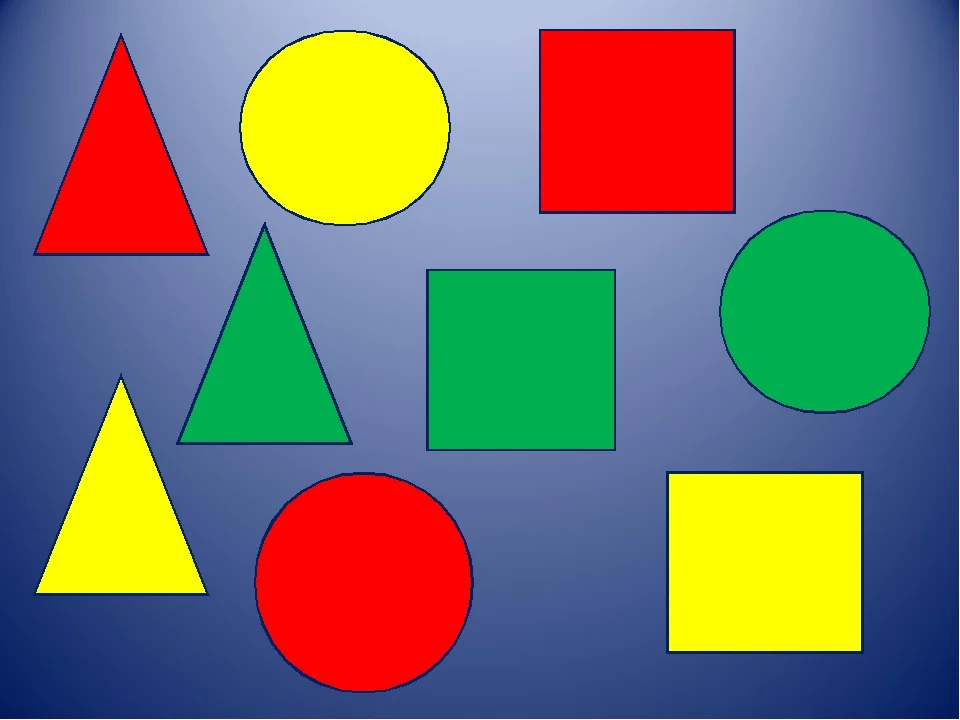
#> input picture img_video/figure.jpg, 960 x 720 px
$ python obj_detection.py
#> lines starting #> are read from the running program, lines starting #| are printed output that depends on the picture; after the words box and inside, x2 and y2 are one past the last pixel; in counts of white or black regions, pixels touching at a corner belong together
from cv2 import cv2
import numpy as np
class obj_detect():
    def __init__(self,link):
        self.link = link
    def find_shape_obj(self):
        img =cv2.imread(self.link)
#> img is the input picture: shape (720, 960, 3); mean B, G, R 108.1, 118.5, 117.7
        img = cv2.resize(img,(440,320))
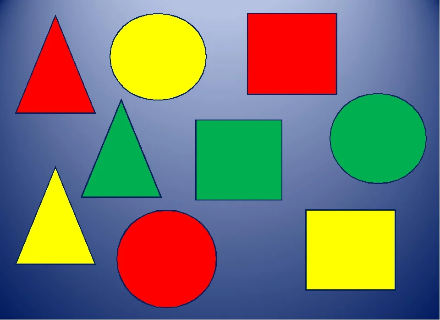
#> img: shape (320, 440, 3); mean B, G, R 108, 118.3, 117.5
        imgG = cv2.cvtColor(img,cv2.COLOR_RGB2GRAY)
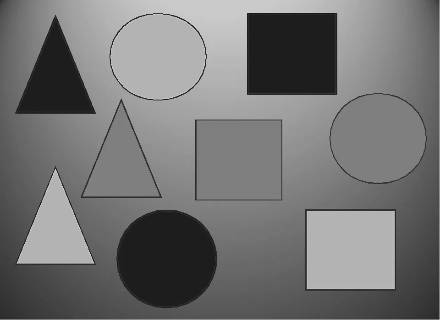
#> imgG: shape (320, 440); min 20, max 210, mean 115.2
        imgblur = cv2.GaussianBlur(imgG,(3,3),2)
        imgCanny =cv2.Canny(imgblur,50,50) #visualization of faces
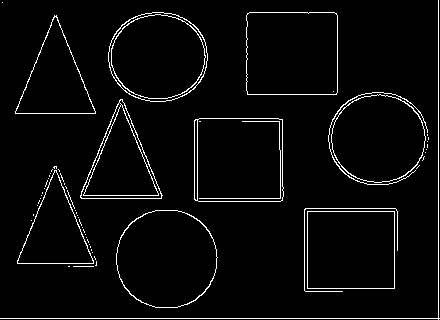
#> imgCanny: shape (320, 440); 3.8% white in thin lines or dots
        contours, hierarchy = cv2.findContours(imgCanny, cv2.RETR_EXTERNAL, cv2.CHAIN_APPROX_NONE)
#> contours = 58 contours, 48 with area under 20; largest, box (x1, y1, x2, y2) and area: (116, 210, 218, 308) 7834, (246, 12, 338, 95) 7431, (194, 118, 284, 202) 7298, (108, 12, 208, 102) 7008, (307, 211, 395, 289) 6699
        for cnt in contours:
            area = cv2.contourArea(cnt)  # the square of the figure
            if area>1000:
                Conter_img = cv2.drawContours(img, cnt, -1, (255, 0, 0),
                                      3)  #  conter on img
                peri = cv2.arcLength(cnt, True)  # lenght of arc
                approx = cv2.approxPolyDP(cnt, 0.02 * peri, True)
                objCor = len(approx)
                x, y, w, h = cv2.boundingRect(approx)
                if objCor == 4:
                    name1 = "Square"
                    cv2.rectangle(Conter_img, (x, y), (x + w, y + h), (0, 255, 0), 2)
                    cv2.putText(Conter_img, name1, (x + (w // 2) - 10, y + (h // 2) - 10), cv2.FONT_HERSHEY_COMPLEX, 0.5,
                                (165, 255, 0), 2)
                elif objCor == 3:
                    name2 = "Triangle"
                    cv2.rectangle(Conter_img, (x, y), (x + w, y + h), (0, 255, 0), 2)
                    cv2.putText(Conter_img, name2, (x + (w // 2) - 10, y + (h // 2) - 10), cv2.FONT_HERSHEY_COMPLEX, 0.5,
                                (165, 255, 0), 2)
                else:
                    name3 = "Round"
                    cv2.rectangle(Conter_img, (x, y), (x + w, y + h), (0, 255, 0), 2)
                    cv2.putText(Conter_img, name3, (x + (w // 2) - 10, y + (h // 2) - 10), cv2.FONT_HERSHEY_COMPLEX,
                                0.5,
                                (165, 255, 0), 2)
#> this loop made 58 passes
#> (area, peri, approx, objCor, x, y, w, h) on passes 20, 38, 50, 51, 54, 55: (6699, 328, [[307, 211], [307, 288], [394, 288], [394, 211]], 4, 307, 211, 88, 78), (3667, 294.7, [[54, 170], [17, 263], [93, 263]], 3, 17, 170, 77, 94), (7298, 340.1, [[194, 120], [195, 200], [282, 200], [282, 119]], 4, 194, 119, 89, 82), (4278, 314, [[120, 99], [80, 197], [161, 198]], 3, 80, 99, 82, 100), (4030, 311.1, [[54, 15], [15, 113], [95, 113]], 3, 15, 15, 81, 99), (7431, 349.9, [[247, 13], [247, 94], [336, 94], [336, 13]], 4, 247, 13, 90, 82)
#> (area, peri, objCor, x, y, w, h) on passes 21, 52, 56: (7834, 331.6, 8, 117, 210, 100, 98), (6476, 304.7, 8, 331, 94, 95, 89), (7007.5, 314.5, 8, 109, 13, 99, 89)
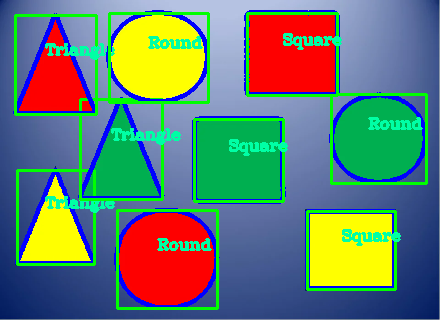
#> Conter_img: shape (320, 440, 3); mean B, G, R 110.6, 124.6, 99.9
        return Conter_img,imgCanny,imgG

    def __del__(self): pass #just clean our code
if __name__ =='__main__':
    #write here link
    link =r"img_video/figure.jpg"
    x = obj_detect(link)
    conter_img,edge_img,blur_img =x.find_shape_obj()
    img_sum = np.hstack((edge_img,blur_img))
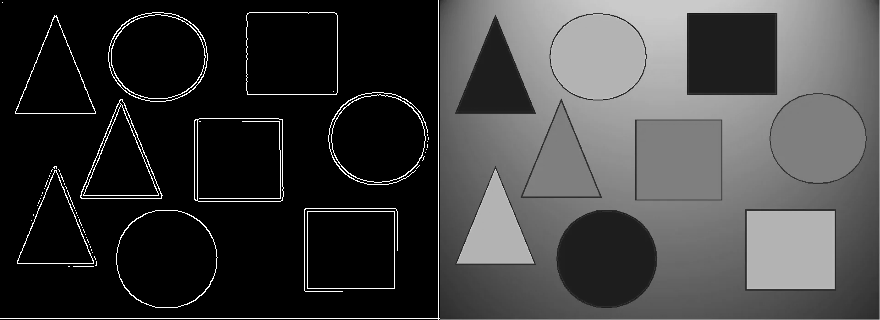
#> img_sum: shape (320, 880); min 0, max 255, mean 62.4
    cv2.imshow("all_img",img_sum)
    cv2.imshow("img_final",conter_img)
    cv2.waitKey(0)
